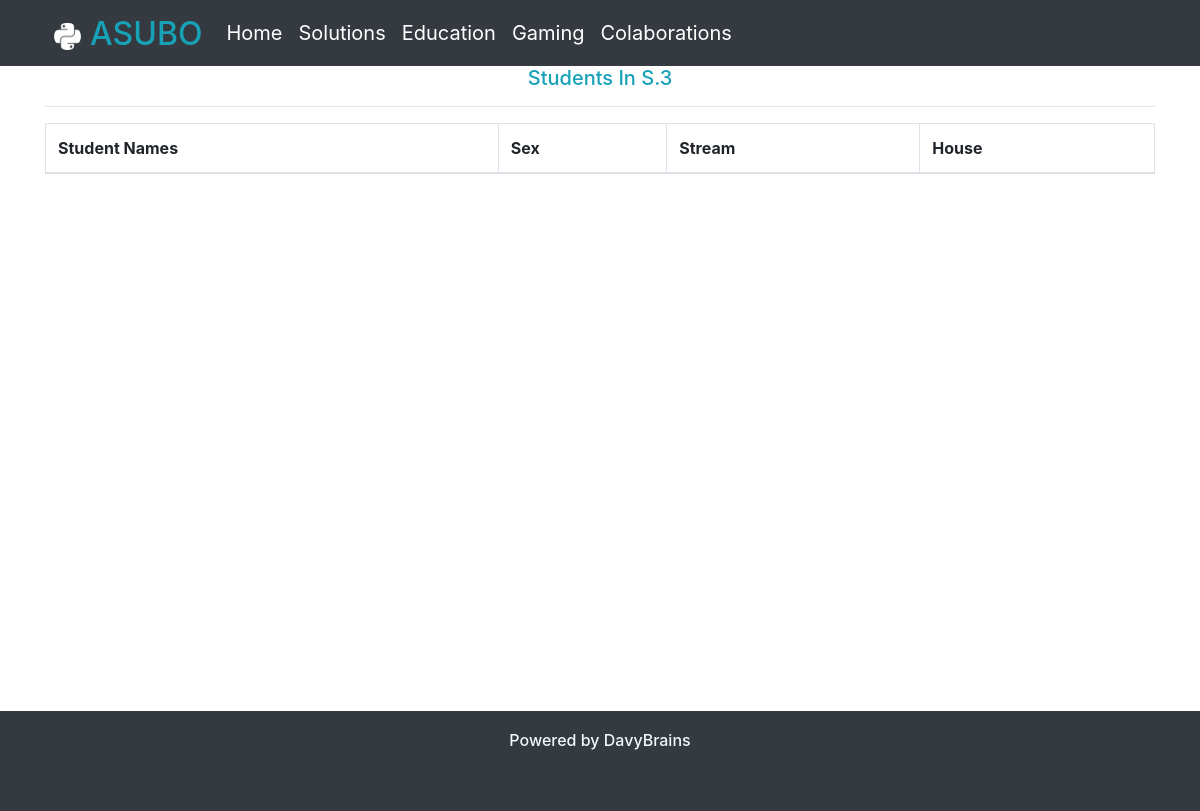
The page /studentresults/students/S.3/ on the database as committed earlier.
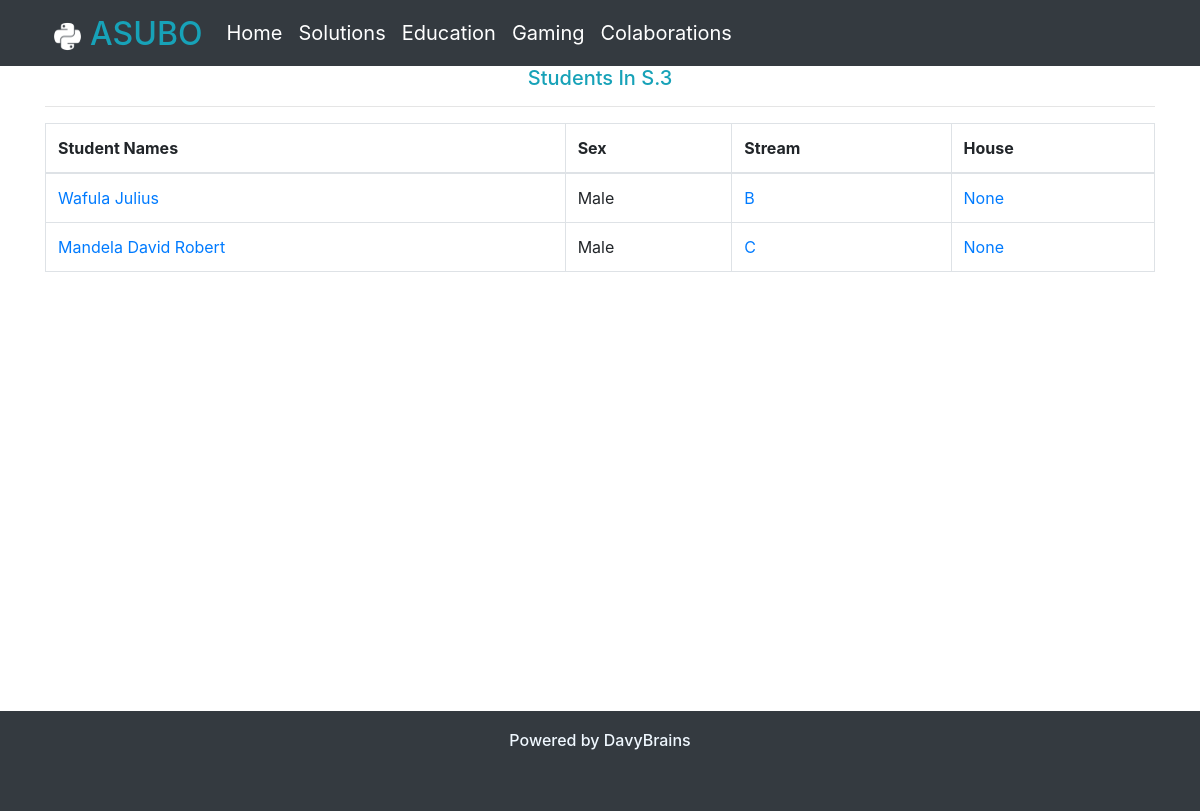
The same page on the database as committed later.
### reportcards/models.py (models this page shows, shortened)
class Student(models.Model):
    class_choices = (
        ('S.1', 'S.1'),
        ('S.2', 'S.2'),
        ('S.3', 'S.3'),
        ('S.4', 'S.4'),
        ('S.5', 'S.5'),
        ('S.6', 'S.6'),
    )
    streams = (
        ('A', 'A'),
        ('B', 'B'),
        ('C', 'C'),
        ('S', 'S'),
    )
    sex_choices = (
        ('Female', 'Female'),
        ('Male', 'Male')
    )
    house_choices = (
        ('Australia', 'Australia'),
        ('Brazil', 'Brazil'),
        ('Canada', 'Canada'),
        ('France', 'France'),
        ('Japan', 'Japan'),
        ('Nigeria', 'Nigeria')
    )
    sir_name = models.CharField(max_length=50)
    given_name = models.CharField(max_length=50)
    other_names = models.CharField(max_length=50, null=True, blank=True)
    sex = models.CharField(max_length=8, choices=sex_choices)
    passport_photo = models.ImageField(upload_to='passports', blank=True, null=True)
    klass = models.CharField(max_length=5, choices=class_choices)
    stream = models.CharField(max_length=10, choices=streams)
    house = models.CharField(max_length=10, choices=house_choices, blank=True, null=True)
    date_added = models.DateTimeField(auto_now=True)
    scores = {}
    @property
    def full_names(self):
        if self.other_names != None:
            return f'{self.sir_name} {self.given_name} {self.other_names}'
        else:
            return f'{self.sir_name} {self.given_name}'

### reportcards/views.py (the view)
# urls.py: path('students/<cl>/', views.view_by_class, name='students_by_class'),
def view_by_class(request, cl):
    students = Student.objects.filter(klass = cl)
    context = {
        'students': students,
        'class': cl,
    }
    return render(request, 'reportcards/view_by_class.html', context)

### reportcards/templates/reportcards/view_by_class.html (shortened to what this page needs)
{% extends 'mainapp/base.html' %}
{% block content %}
    <div class="container">
        <h5 class="text-center text-info">Students In {{ class }}</h5><hr>
        <table class="table table-bordered">
            <thead>
                <tr>
                    <th>Student Names</th>
                    <th>Sex</th>
                    <th>Stream</th>
                    <th>House</th>
                </tr>
            </thead>
            <tbody>
                {% for s in students %}
                    <tr>
                        <td><a href="{% url 'student' s.id %}">{{s.full_names}}</a></td>
                        <td>{{s.sex}}</td>
                        <td><a href="{% url 'students_by_stream' s.klass s.stream %}">{{s.stream}}</a></td>
                        <td><a href="{% url 'students_by_house' s.house %}">{{s.house}}</a> </td>
                    </tr>
                {% endfor %}
            </tbody>
        </table>
    </div>
{% endblock content %}

Rows that differ between the two databases and show on the page:
added Student: full_names "Wafula Julius", sex "Male", stream "B", house "None"
added Student: full_names "Mandela David Robert", sex "Male", stream "C", house "None"
